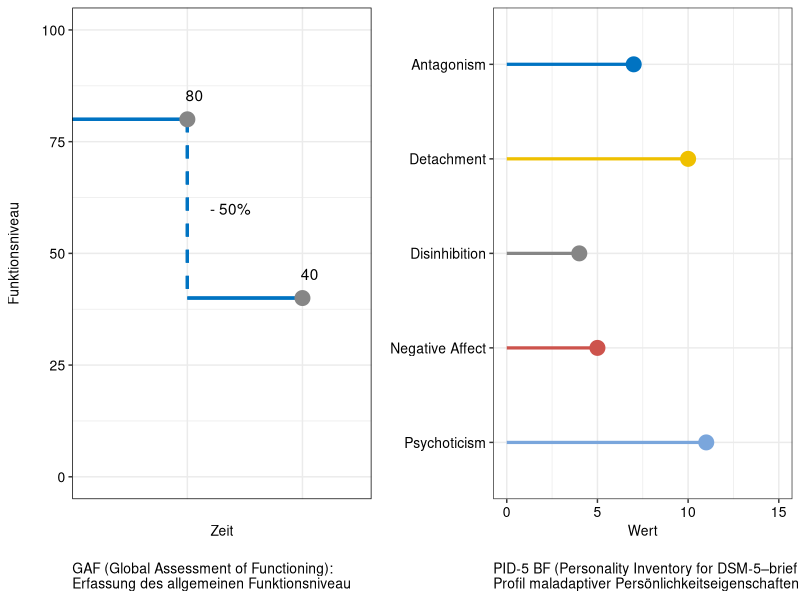
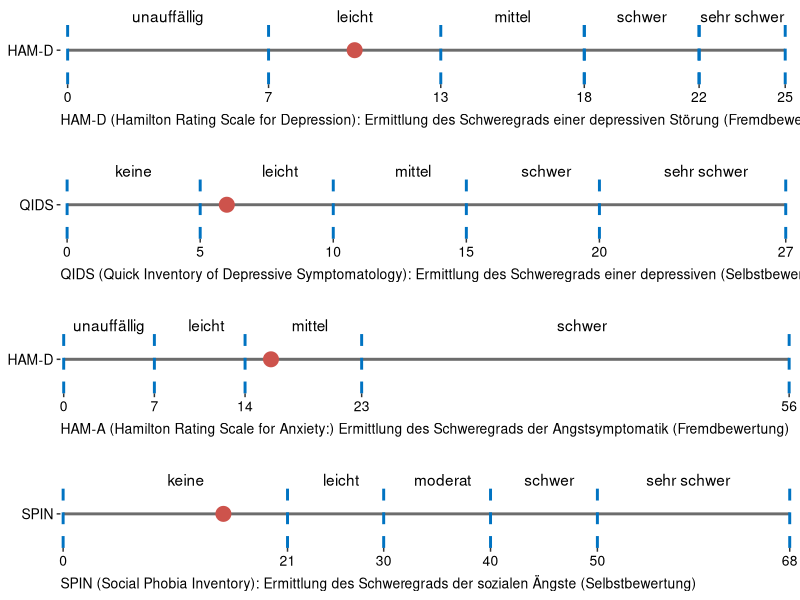
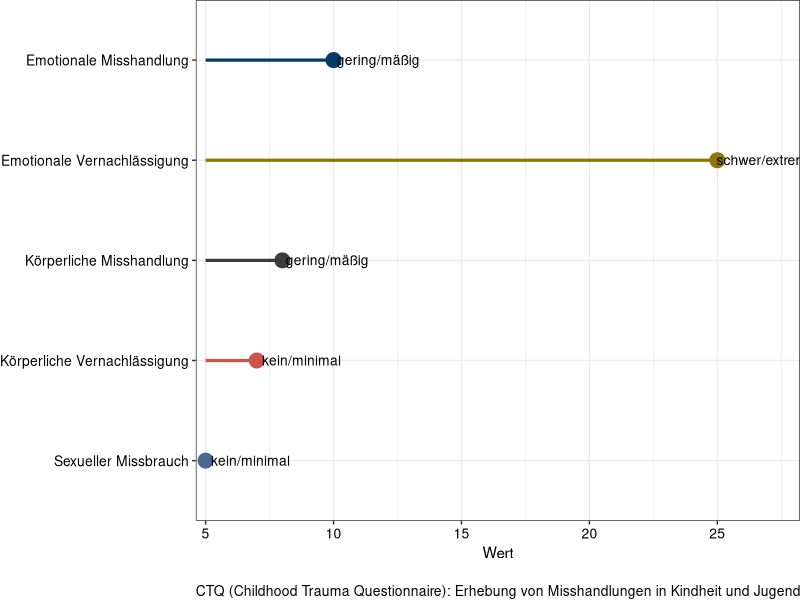

Source code (R) for these figures, in order:
## ---- chunk 1
knitr::opts_chunk$set(echo = FALSE, dev = "cairo_pdf")
library(tidyverse)
library(patchwork)
library(readxl)
dummy_data <- read_excel("dummy_data.xlsx")
## ---- chunk 2

# generate GAF plot
GAF_data <- dummy_data %>%
  select(GAF_lifetime, GAF_follow_up) %>%
  pivot_longer(cols = c(GAF_lifetime, GAF_follow_up))

GAF_plot <- GAF_data %>%
  ggplot(., aes(
    label = value,
    x = factor(name, levels = c("GAF_lifetime", "GAF_follow_up")),
    y = value
  )) +
  xlab("Zeit") +
  ylab("Funktionsniveau\n") +
  scale_y_continuous(limits = c(0, 100)) +
  geom_text(hjust = 0.1, vjust = -1.5) +
  geom_segment(aes(
    # horizontal segment until first value
    x = 0,
    xend = 1,
    y = value[1],
    yend = value[1]
  ),
  colour = "#0073C2FF",
  size = 1.1) +
  geom_segment(
    aes(
      # vertical segment in between
      x = 1,
      xend = 1,
      y = value[1],
      yend = value[2]
    ),
    colour = "#0073C2FF",
    size = 1.1,
    linetype = "dashed"
  ) +
  geom_segment(aes(
    # horizontal segment until second value
    x = 1,
    xend = 2,
    y = value[2],
    yend = value[2]
  ),
  colour = "#0073C2FF",
  size = 1.1) +
  geom_point(size = 4.75, color = "#868686FF") +
  annotate(
    "text",
    y = (GAF_data$value[1] + GAF_data$value[2]) / 2,
    x = 1.375,
    label = paste0("- ",  100 * round((GAF_data$value[1] - GAF_data$value[2]) / GAF_data$value[1], 2
    ), "%")
  ) +
  theme_bw() +
  theme(
    axis.ticks.x =  element_blank(),
    axis.text = element_text(size = 10, color = "black"),
    axis.text.x = element_blank(),
    axis.title = element_text(size = 10),
 panel.border = element_rect(colour = "black"),
 plot.caption = element_text(hjust = 0, size = 10),
    plot.title =  element_text(hjust = 0, size = 10),
    plot.margin = unit(c(0,0,0,0), "cm")

  ) +
 labs(caption = "\nGAF (Global Assessment of Functioning): \nErfassung des allgemeinen Funktionsniveau")


# generate PID plot
PID_data <- dummy_data %>%
  select(matches("PID")) %>%
  select(-PID_gesamt) %>%
  pivot_longer(cols = matches("PID")) %>%
  mutate(name = str_to_title(str_replace(
    str_replace(name, pattern = "PID_", ""), "_", " "
  )))

PID_plot <- PID_data %>%
  ggplot(., aes(
    y = factor(name, levels = sort(name, decreasing = TRUE)),
    x = value,
    color = name,
    fill = name
  )) +
  scale_x_continuous(limits = c(0,15), breaks = seq(0,15,5)) +
  geom_point(size = 4.75) +
  geom_segment(aes(
    x = 0,
    xend = value,
    y = name ,
    yend = name),
    size = 1.1) +
  ylab("") +
  xlab("Wert") +
  scale_color_manual( values = c("#0073C2FF" ,"#EFC000FF" ,"#868686FF" ,"#CD534CFF" ,"#7AA6DCFF")) +
  theme_bw() +
  theme(
    axis.text = element_text(size = 10, color = "black"),
    axis.title = element_text(size = 10),
    plot.caption = element_text(hjust = 0, size = 10),
    plot.title =  element_text(hjust = 0, size = 10),
    plot.margin = unit(c(0,0,0,0), "cm"),
  legend.position = "none"
  ) +
  labs(caption = "\nPID-5 BF (Personality Inventory for DSM-5–brief form): \nProfil maladaptiver Persönlichkeitseigenschaften nach DSM-5")


# generate HAM-D plot
HAM_D_data <- dummy_data %>% 
  select(HAM_D) %>%
  pivot_longer(HAM_D) %>%
  mutate(name = str_replace(name, "_", "-"))
  
HAM_D_plot <- HAM_D_data %>%
  ggplot(., aes(x = value, y = name)) +
  annotate(
    "text",
    x = c(3.5, 10, 15.5, 20, 23.5),
    y = 2,
    label = c("unauffällig", "leicht", "mittel", "schwer", "sehr schwer")
  ) +
    geom_segment(aes(
    x = 0,
    xend = 25,
    y = 1 ,
    yend = 1
  ),
  size = 1,
  color = "#3B3B3BBF") +

  geom_segment(
    aes(
      x = 0,
      xend = 0,
      y = 0 ,
      yend = 2
    ),
    linetype = "dashed",
    colour = "#0073C2FF",
    size = 1
  ) +
  
  geom_segment(
    aes(
      x = 7,
      xend = 7,
      y = 0 ,
      yend = 2
    ),
    linetype = "dashed",
    colour = "#0073C2FF",
    size = 1
  ) +
  
  geom_segment(
    aes(
      x = 13,
      xend = 13,
      y = 0 ,
      yend = 2
    ),
    linetype = "dashed",
    colour = "#0073C2FF",
    size = 1
  ) +
  geom_segment(
    aes(
      x = 18,
      xend = 18,
      y = 0 ,
      yend = 2
    ),
    linetype = "dashed",
    colour = "#0073C2FF",
    size = 1
  ) +
  geom_segment(
    aes(
      x = 22,
      xend = 22,
      y = 0 ,
      yend = 2
    ),
    linetype = "dashed",
    colour = "#0073C2FF",
    size = 1
  ) +
  
  geom_segment(
    aes(
      x = 25,
      xend = 25,
      y = 0 ,
      yend = 2
    ),
    linetype = "dashed",
    colour = "#0073C2FF",
    size = 1
  ) +
  geom_segment(
    aes(
      x = 18,
      xend = 18,
      y = 0 ,
      yend = 2
    ),
    linetype = "dashed",
    colour = "#0073C2FF",
    size = 1
  ) +
  geom_segment(
    aes(
      x = 22,
      xend = 22,
      y = 0 ,
      yend = 2
    ),
    linetype = "dashed",
    colour = "#0073C2FF",
    size = 1
  ) +
  scale_x_continuous(
    limits = c(-0.25, 25.25),
    breaks = c(0, 7, 13, 18, 22, 25),
    expand = c(0, 0)
  ) +
geom_point(aes(x = value, y = 1), size = 4.75, color = "#CD534CFF") +
    scale_y_continuous(
    limits = c(0,2.25),
    breaks = c(1),
    labels = "HAM-D",
    expand = c(0, 0)
  ) +
  theme_bw() +
  theme(
    axis.text.y = element_text(size = 10, color = "black"),
    axis.text.x = element_text(size = 10, color = "black"),
    axis.title = element_blank(),
    panel.background = element_blank(),
    panel.border = element_blank(),
    panel.grid.minor = element_blank(),
    panel.grid.major = element_blank(),
    plot.caption = element_text(hjust = 0, size = 10),
    plot.title =  element_text(hjust = 0, size = 10),
    plot.margin = unit(c(0, 0, 0.85, 0), "cm"),
    legend.position = "none"
  ) +
  labs(caption = "HAM-D (Hamilton Rating Scale for Depression): Ermittlung des Schweregrads einer depressiven Störung (Fremdbewertung)")

# generate QIDS plot
QIDS_data <- dummy_data %>% 
  select(QIDS) %>%
  pivot_longer(QIDS) %>%
  mutate(name = str_replace(name, "_", "-"))

QIDS_plot <- QIDS_data %>%
  ggplot(., aes(x = value, y = name)) +
  annotate(
    "text",
    x = c(2.5, 8, 13, 18, 24),
    y = 2,
    label = c("keine", "leicht", "mittel", "schwer", "sehr schwer")
  ) +
    geom_segment(aes(
    x = 0,
    xend = 27,
    y = 1 ,
    yend = 1
  ),
  size = 1,
  color = "#3B3B3BBF") +

  geom_segment(
    aes(
      x = 0,
      xend = 0,
      y = 0 ,
      yend = 2
    ),
    linetype = "dashed",
    colour = "#0073C2FF",
    size = 1
  ) +
  
  geom_segment(
    aes(
      x = 5,
      xend = 5,
      y = 0 ,
      yend = 2
    ),
    linetype = "dashed",
    colour = "#0073C2FF",
    size = 1
  ) +
  geom_segment(
    aes(
      x = 10,
      xend = 10,
      y = 0 ,
      yend = 2
    ),
    linetype = "dashed",
    colour = "#0073C2FF",
    size = 1
  ) +
  geom_segment(
    aes(
      x = 15,
      xend = 15,
      y = 0 ,
      yend = 2
    ),
    linetype = "dashed",
    colour = "#0073C2FF",
    size = 1
  ) +
  geom_segment(
    aes(
      x = 20,
      xend = 20,
      y = 0 ,
      yend = 2
    ),
    linetype = "dashed",
    colour = "#0073C2FF",
    size = 1
  ) +
  geom_segment(
    aes(
      x = 27,
      xend = 27,
      y = 0 ,
      yend = 2
    ),
    linetype = "dashed",
    colour = "#0073C2FF",
    size = 1
  ) +
  scale_x_continuous(
    limits = c(-0.25, 27.25),
    breaks = c(0, 5, 10, 15, 20, 27),
    expand = c(0, 0)
  ) +
geom_point(aes(x = value, y = 1), size = 4.75, color = "#CD534CFF") +
    scale_y_continuous(
    limits = c(0,2.25),
    breaks = c(1),
    labels = "QIDS",
    expand = c(0, 0)
  ) +
  theme_bw() +
  theme(
    axis.text.y = element_text(size = 10, color = "black"),
    axis.text.x = element_text(size = 10, color = "black"),
    axis.title = element_blank(),
    panel.background = element_blank(),
    panel.border = element_blank(),
    panel.grid.minor = element_blank(),
    panel.grid.major = element_blank(),
    plot.caption = element_text(hjust = 0, size = 10),
    plot.title =  element_text(hjust = 0, size = 10),
    plot.margin = unit(c(0, 0, 0.85, 0), "cm"),
    legend.position = "none"
  ) +
  labs(caption = "QIDS (Quick Inventory of Depressive Symptomatology): Ermittlung des Schweregrads einer depressiven (Selbstbewertung)")


# generate HAM-A plot
HAM_A_data <- dummy_data %>% 
  select(HAM_A) %>%
  pivot_longer(HAM_A) %>%
  mutate(name = str_replace(name, "_", "-"))

HAM_A_plot <- HAM_A_data %>%
  ggplot(., aes(x = value, y = name)) +
  annotate(
    "text",
    x = c(3.5, 11, 19, 40),
    y = 2,
    label = c("unauffällig", "leicht", "mittel", "schwer")
  ) +
    geom_segment(aes(
    x = 0,
    xend = 56,
    y = 1 ,
    yend = 1
  ),
  size = 1,
  color = "#3B3B3BBF") +
  geom_segment(
    aes(
      x = 0,
      xend = 0,
      y = 0 ,
      yend = 2
    ),
    linetype = "dashed",
    colour = "#0073C2FF",
    size = 1
  ) +
  geom_segment(
    aes(
      x = 7,
      xend = 7,
      y = 0 ,
      yend = 2
    ),
    linetype = "dashed",
    colour = "#0073C2FF",
    size = 1
  ) +
  geom_segment(
    aes(
      x = 14,
      xend = 14,
      y = 0 ,
      yend = 2
    ),
    linetype = "dashed",
    colour = "#0073C2FF",
    size = 1
  ) +
  geom_segment(
    aes(
      x = 23,
      xend = 23,
      y = 0 ,
      yend = 2
    ),
    linetype = "dashed",
    colour = "#0073C2FF",
    size = 1
  ) +
  geom_segment(
    aes(
      x = 56,
      xend = 56,
      y = 0 ,
      yend = 2
    ),
    linetype = "dashed",
    colour = "#0073C2FF",
    size = 1
  ) +
  scale_x_continuous(
    limits = c(-0.25, 56.25),
    breaks = c(0, 7, 14, 23, 56),
    expand = c(0, 0)
  ) +
geom_point(aes(x = value, y = 1), size = 4.75, color = "#CD534CFF") +
    scale_y_continuous(
    limits = c(0,2.25),
    breaks = c(1),
    labels = "HAM-D",
    expand = c(0, 0)
  ) +
  theme_bw() +
  theme(
    axis.text.y = element_text(size = 10, color = "black"),
    axis.text.x = element_text(size = 10, color = "black"),
    axis.title = element_blank(),
    panel.background = element_blank(),
    panel.border = element_blank(),
    panel.grid.minor = element_blank(),
    panel.grid.major = element_blank(),
    plot.caption = element_text(hjust = 0, size = 10),
    plot.title =  element_text(hjust = 0, size = 10),
    plot.margin = unit(c(0, 0, 0.85, 0), "cm"),
    legend.position = "none"
  ) +
  labs(caption = "HAM-A (Hamilton Rating Scale for Anxiety:) Ermittlung des Schweregrads der Angstsymptomatik (Fremdbewertung)")


# generate SPIN plot
SPIN_data <- dummy_data %>% 
  select(SPIN) %>%
  pivot_longer(SPIN) %>%
  mutate(name = str_replace(name, "_", "-"))

SPIN_plot <- SPIN_data %>%
  ggplot(., aes(x = value, y = name)) +
  annotate(
    "text",
    x = c(11.5, 26, 35.5, 45.5, 58.5),
    y = 2,
    label = c("keine", "leicht", "moderat", "schwer", "sehr schwer")
  ) +
    geom_segment(aes(
    x = 0,
    xend = 68,
    y = 1 ,
    yend = 1
  ),
  size = 1,
  color = "#3B3B3BBF") +

  geom_segment(
    aes(
      x = 0,
      xend = 0,
      y = 0 ,
      yend = 2
    ),
    linetype = "dashed",
    colour = "#0073C2FF",
    size = 1
  ) +
  
  geom_segment(
    aes(
      x = 21,
      xend = 21,
      y = 0 ,
      yend = 2
    ),
    linetype = "dashed",
    colour = "#0073C2FF",
    size = 1
  ) +
  
  geom_segment(
    aes(
      x = 30,
      xend = 30,
      y = 0 ,
      yend = 2
    ),
    linetype = "dashed",
    colour = "#0073C2FF",
    size = 1
  ) +
  geom_segment(
    aes(
      x = 40,
      xend = 40,
      y = 0 ,
      yend = 2
    ),
    linetype = "dashed",
    colour = "#0073C2FF",
    size = 1
  ) +
  geom_segment(
    aes(
      x = 50,
      xend = 50,
      y = 0 ,
      yend = 2
    ),
    linetype = "dashed",
    colour = "#0073C2FF",
    size = 1
  ) +
  geom_segment(
    aes(
      x = 68,
      xend = 68,
      y = 0 ,
      yend = 2
    ),
    linetype = "dashed",
    colour = "#0073C2FF",
    size = 1
  ) +
  scale_x_continuous(
    limits = c(-0.25, 68.25),
    breaks = c(0, 21, 30, 40, 50, 68),
    expand = c(0, 0)
  ) +
geom_point(aes(x = value, y = 1), size = 4.75, color = "#CD534CFF") +
    scale_y_continuous(
    limits = c(0,2.25),
    breaks = c(1),
    labels = "SPIN",
    expand = c(0, 0)
  ) +
  theme_bw() +
  theme(
    axis.text.y = element_text(size = 10, color = "black"),
    axis.text.x = element_text(size = 10, color = "black"),
    axis.title = element_blank(),
    panel.background = element_blank(),
    panel.border = element_blank(),
    panel.grid.minor = element_blank(),
    panel.grid.major = element_blank(),
    plot.caption = element_text(hjust = 0, size = 10),
    plot.title =  element_text(hjust = 0, size = 10),
    plot.margin = unit(c(0, 0, 0, 0), "cm"),
    legend.position = "none"
  ) +
  labs(caption = "SPIN (Social Phobia Inventory): Ermittlung des Schweregrads der sozialen Ängste (Selbstbewertung)")


# generate CTQ plot

CTQ_data <- dummy_data %>%
  select(matches("Emo|Körper|Sex")) %>%
  pivot_longer(cols = matches("Emo|Körper|Sex")) %>%
  mutate(
    name = str_to_title(str_replace(name, "_", " ")),
    category = case_when(
      name == "Emotionale Misshandlung" &
        value %in% c(5:8) ~ "kein/minimal",
      name == "Emotionale Misshandlung" &
        value %in% c(9:12) ~ "gering/mäßig",
      name == "Emotionale Misshandlung" &
        value %in% c(13:15) ~ "mäßig/schwer",
      name == "Emotionale Misshandlung" &
        value %in% c(16:25) ~ "schwer/extrem",
      name == "Körperliche Misshandlung" &
        value %in% c(5:7) ~ "kein/minimal",
      name == "Körperliche Misshandlung" &
        value %in% c(8:9) ~  "gering/mäßig",
      name == "Körperliche Misshandlung" &
        value %in% c(10:12) ~  "mäßig/schwer",
      name == "Körperliche Misshandlung" &
        value %in% c(13:25) ~  "schwer/extrem",
      name == "Sexueller Missbrauch" &
        value %in% c(5) ~ "kein/minimal",
      name == "Sexueller Missbrauch" &
        value %in% c(6:7) ~ "gering/mäßig",
      name == "Sexueller Missbrauch" &
        value %in% c(8:12) ~ "mäßig/schwer",
      name == "Sexueller Missbrauch" &
        value %in% c(13:25) ~  "schwer/extrem",
      name == "Emotionale Vernachlässigung" &
        value %in% c(5:9) ~   "kein/minimal",
      name == "Emotionale Vernachlässigung" &
        value %in% c(10:14) ~   "gering/mäßig",
      name == "Emotionale Vernachlässigung" &
        value %in% c(15:17) ~   "mäßig/schwer",
      name == "Emotionale Vernachlässigung" &
        value %in% c(18:25) ~   "schwer/extrem",
      name == "Körperliche Vernachlässigung" &
        value %in% c(5:7) ~    "kein/minimal",
      name == "Körperliche Vernachlässigung" &
        value %in% c(8:9) ~  "gering/mäßig",
      name == "Körperliche Vernachlässigung" &
        value %in% c(10:12) ~    "mäßig/schwer",
      name == "Körperliche Vernachlässigung" &
        value %in% c(13:25) ~     "schwer/extrem"
    )
  )

CTQ_plot <- CTQ_data %>%
  ggplot(.,
         aes(
           y = factor(name, levels = sort(name, decreasing = TRUE)),
           x = value,
           color = name,
           fill = name,
           label = category
         )) +
  scale_x_continuous(breaks = seq(5, 25, by = 5), limits = c(4.85, 28), expand = c(0.01,0)) +
  geom_point(size = 4.75) +
  geom_segment(aes(
    x = 5,
    xend = value,
    y = name ,
    yend = name
  ),
  size = 1.1) +
  geom_text(
    color = "black",
    nudge_x = 1.75,
    nudge_y = 0,
    size = 3.5
  ) +
  ylab("") +
  xlab("Wert") +
  scale_fill_manual(values = c(
    "#003C67FF",
    "#8F7700FF",
    "#3B3B3BFF",
    "#CD534CFF",
    "#4A6990FF"
  )) +
  scale_color_manual(values = c(
    "#003C67FF",
    "#8F7700FF",
    "#3B3B3BFF",
    "#CD534CFF",
    "#4A6990FF"
  )) +
  theme_bw() +
  theme(
    axis.text.y = element_text(size = 10, color = "black"),
    axis.text.x = element_text(size = 10, color = "black"),
    axis.title.y = element_blank(),
    plot.caption = element_text(hjust = 0, size = 10),
    plot.title =  element_text(hjust = 0, size = 10),
    plot.margin = unit(c(0, 0, 0, 0), "cm"),
    legend.position = "none"
  )  +
  labs(caption = "\nCTQ (Childhood Trauma Questionnaire): Erhebung von Misshandlungen in Kindheit und Jugend")

## ---- chunk 3
(GAF_plot | PID_plot) + plot_layout(widths = c(2, 2))
## ---- chunk 4
HAM_D_plot + QIDS_plot + HAM_A_plot + SPIN_plot + plot_layout(nrow = 4)
## ---- chunk 5
CTQ_plot
